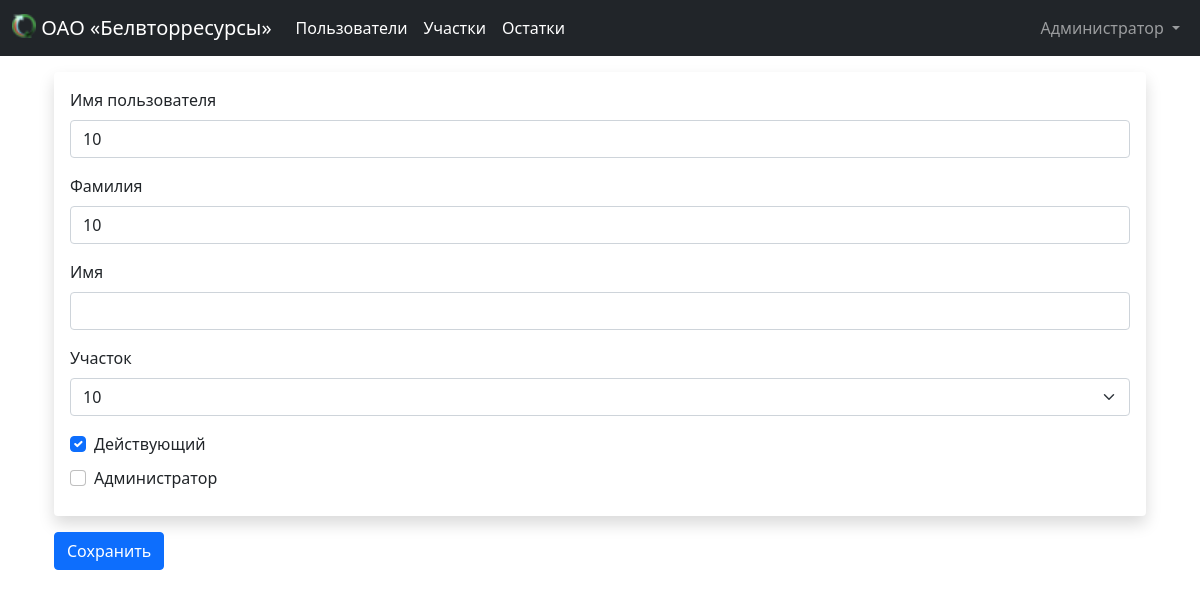
Page /bvr/users/update/1040/ (signed in) on the committed database.
### bvr/models.py (models this page shows, shortened)
class CustomUser(AbstractUser):
    sector = models.OneToOneField(ProcurementSector, on_delete=models.CASCADE, verbose_name="Sector", blank=True,
                                  null=True)
    class Meta:
        verbose_name = 'Пользователь'
        verbose_name_plural = 'Пользователи'
        ordering = ("username",)

### bvr/views.py (the view)
# urls.py: path('users/update/<user_id>/', views.user_update, name='user-update-form'),
@login_required
def user_update(request, user_id):
    if request.method == 'POST':
        obj = get_object_or_404(CustomUser, pk=user_id)
        form = CustomUserForm(request.POST, instance=obj)
        if form.is_valid():
            form.save()
            back_path = request.session.get('back_path', '/')
            return HttpResponseRedirect(back_path)
        else:
            return render(request, 'bvr/users/user_update_form.html', {'user_form': form,
                                                                       'obj': obj,
                                                                       })
    else:
        obj = get_object_or_404(CustomUser, pk=user_id)
        form = CustomUserForm(instance=obj)
        return render(request, 'bvr/users/user_update_form.html', {'user_form': form,
                                                                   'obj': obj})

### bvr/forms.py
class CustomUserForm(ModelForm):
    class Meta:
        model = CustomUser
        fields = ['first_name', 'last_name', 'username', 'is_superuser', 'is_active', 'sector']

### bvr/models.py (called while the page is built)
    def __str__(self):
        return str(self.sector_number)

### bvr/templates/bvr/users/user_update_form.html (shortened to what this page needs)
{% extends 'base.html' %}
{% load widget_tweaks %}
{% load static %}
{% block content %}
    <div class="container">
        {% if request.user.is_superuser %}
            <form action="{% url 'bvr:user-update-form' user_id=obj.id %}" method="post"
                  class="needs-validation"
                  novalidate>{% csrf_token %}
                <div class="container my-3">
                    {% include 'bvr/users/common/input_form.html' %}
                    <div>
                        <button type="submit" class="btn btn-primary">Сохранить</button>
                    </div>
                </div>
            </form>
        {% else %}
            У Вас недостаточно прав для просмотра этой страницы
        {% endif %}
    </div>
{% endblock %}

### templates/base.html (shortened to what this page needs)
<!doctype html>
{% load static %}
<html lang="ru">
<head>
    <link rel="stylesheet" href="{% static 'bvr/css/bootstrap_5/bootstrap.css' %}">
    <link rel="stylesheet" href="{% static 'bvr/css/select2.css' %}"/>
    <link rel="stylesheet" href="{% static 'bvr/css/fontawesome/fontawesome.css' %}">
    <link rel="stylesheet" href="{% static 'bvr/css/fontawesome/css/all.css' %}">
</head>
<body>
<nav class="navbar navbar-expand-lg navbar-dark bg-dark">
    <div class="container-fluid">
        <a class="navbar-brand" href="#">
            <img src="{% static 'bvr/img/favicon.ico' %}" alt="" width="24" height="24"
                 class="d-inline-block align-text-top">
            ОАО «Белвторресурсы»
        </a>
        <div class="collapse navbar-collapse" id="navbarSupportedContent">
            <ul class="navbar-nav me-auto mb-2 mb-lg-0">
                {% if request.user.is_superuser %}
                    <li class="nav-item">
                        <a class="nav-link active" aria-current="page" href="{% url 'bvr:users' %}">Пользователи</a>
                    </li>
                    <li class="nav-item">
                        <a class="nav-link active" aria-current="page" href="{% url 'bvr:sectors' %}">Участки</a>
                    </li>
                    <li class="nav-item">
                        <a class="nav-link active" aria-current="page" href="{% url 'bvr:remains' %}">Остатки</a>
                    </li>
                {% endif %}
            </ul>
            <ul class="navbar-nav ms-auto mb-2 mb-lg-0">
                <li class="nav-item dropdown">
                    <a class="nav-link dropdown-toggle" href="#" id="navbarDropdown" role="button"
                       data-bs-toggle="dropdown" aria-expanded="false">
                        {% if user.last_name %}
                            {{ user.last_name }} {{ user.first_name }}
                        {% else %}
                            {{ user.username }}
                        {% endif %}
                    </a>
                </li>
            </ul>
        </div>
    </div>
</nav>
{% block content %}{% endblock %}
</body>
</html>

### bvr/templates/bvr/users/common/input_form.html (shortened to what this page needs)
{% load widget_tweaks %} {% load static %}
<div id="form-content">
  <div class="shadow p-3 mb-3 bg-body rounded">
    <div class="row">
      <div class="col-lg-12">
        <div class="mb-3">
          <label class="form-label">Имя пользователя</label><br />
          {% render_field user_form.username class+="form-control" %}
        </div>
      </div>
    </div>
    <div class="row">
      <div class="col-lg-12">
        <div class="mb-3">
          <label class="form-label">Фамилия</label><br />
          {% render_field user_form.last_name class+="form-control" %}
        </div>
      </div>
    </div>
    <div class="row">
      <div class="col-lg-12">
        <div class="mb-3">
          <label class="form-label">Имя</label><br />
          {% render_field user_form.first_name class+="form-control" %}
        </div>
      </div>
    </div>
    <div class="row">
      <div class="col-lg-12">
        <div class="mb-3">
          <label class="form-label">Участок</label><br />
          {% render_field user_form.sector class+="form-select" %}
        </div>
      </div>
    </div>
    <div class="row">
      <div class="col-lg-12">
        <div class="form-check">
          {% render_field user_form.is_active class+="form-check-input" %}
          <label class="form-label">Действующий</label>
        </div>
      </div>
    </div>
    <div class="row">
      <div class="col-lg-12">
        <div class="form-check">
          {% render_field user_form.is_superuser class+="form-check-input" %}
          <label class="form-label">Администратор</label>
        </div>
      </div>
    </div>
  </div>
</div>

### rows in the picture
CustomUser: last_name "Администратор"
CustomUser: username "10", last_name "10", sector "10", is_active "☑"
